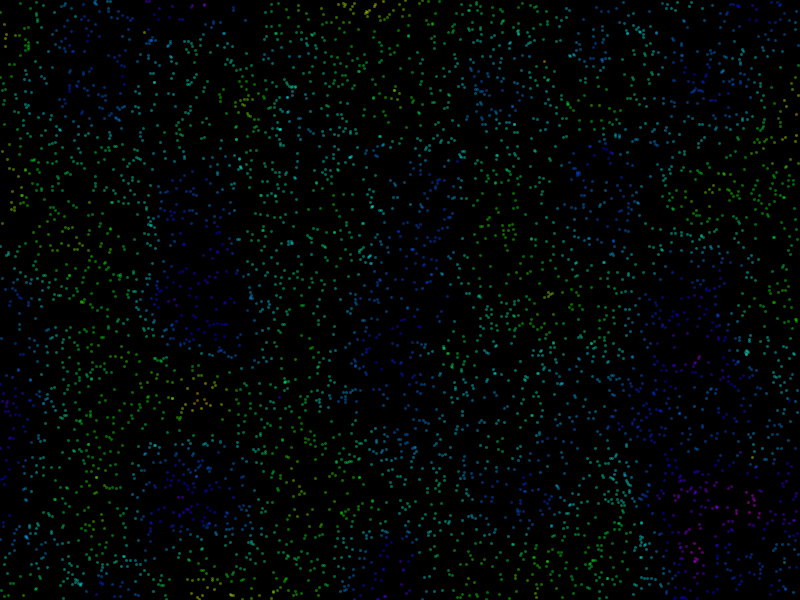
Frame 1 (no input)
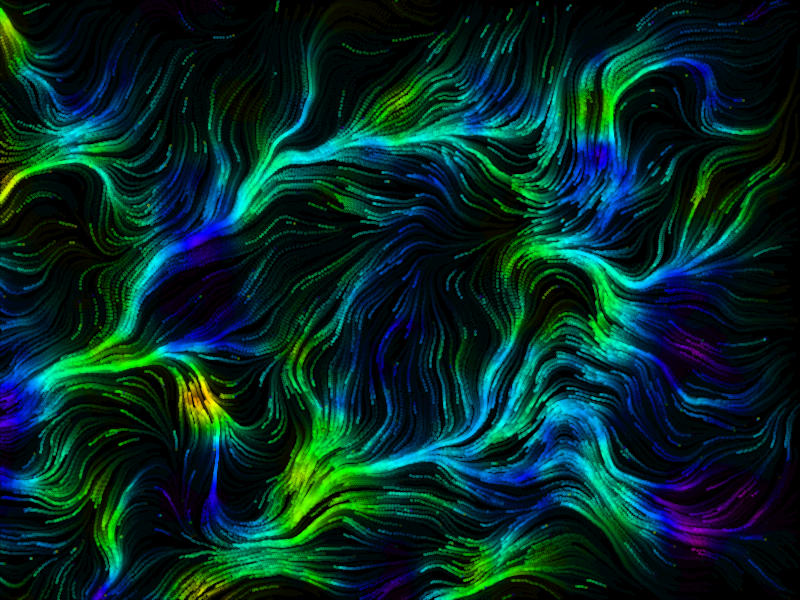
Frame 60 (the mouse pressed at the canvas centre just before this capture)
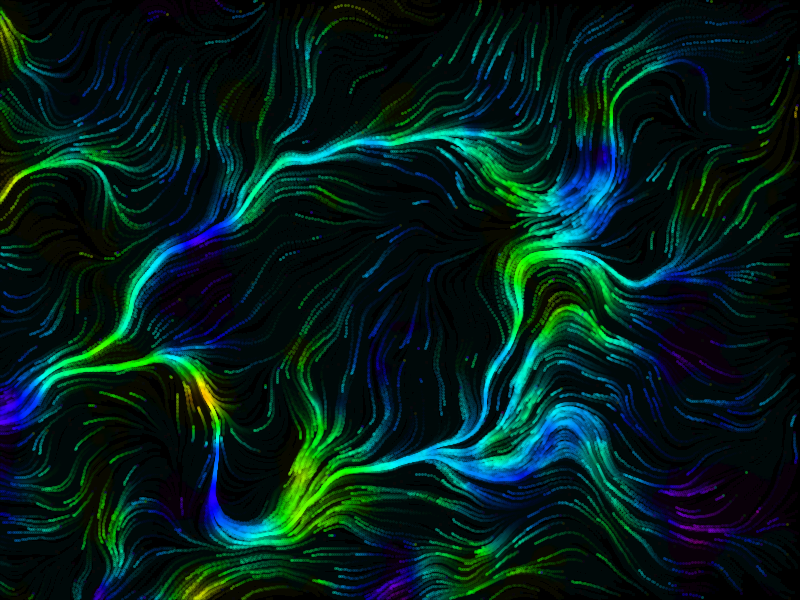
Frame 120 (the mouse held since frame 60 and released just before this capture)

The Processing sketch that drew these frames (run headless with seeded random() and noise(); from frame 60 on, the mouse is pressed at the canvas centre):

// Processing sketch: Simple_Flow_Field_v2
// ── Simple_Flow_Field_v2.pde
Boid[]boats;

void setup() {
  size(800, 600);
  background(0);
  colorMode(HSB);
  
  boats=new Boid[5000];

  for (int i=0; i<boats.length; i++) {
    boats[i]=new Boid();
  }
}

void draw() {
  fill(0,14);
  noStroke();
  rect(0,0,width,height);

  strokeWeight(3);
  for (int i=0; i<boats.length; i++) {
    boats[i].update();
    boats[i].display();
  }

  surface.setTitle(nf(frameRate, 0, 2));
}



class Boid {
  PVector pos;
  PVector vel;
  float hue;

  Boid() {
    pos=new PVector(random(width), random(height));
    vel=new PVector();
  }

  void update() {
    float scale=0.01;
    float noiseValue=noise(pos.x*scale, pos.y*scale);
    float angle=noiseValue*TWO_PI*1;
    
    float magnitude=noise(pos.x*scale+1111, pos.y*scale+2222)*5;
    vel.set(cos(angle)*magnitude, sin(angle)*magnitude);
    
    hue=noise(pos.x*scale+3333, pos.y*scale+4444)*255;

    pos.add(vel);
    if (pos.x<0 || pos.x>width || pos.y<0 || pos.y>height) {
      pos.set(random(width), random(height));
    }
  }

  void display() {
    stroke(hue,255,255, 100);
    point(pos.x, pos.y);
  }
}
